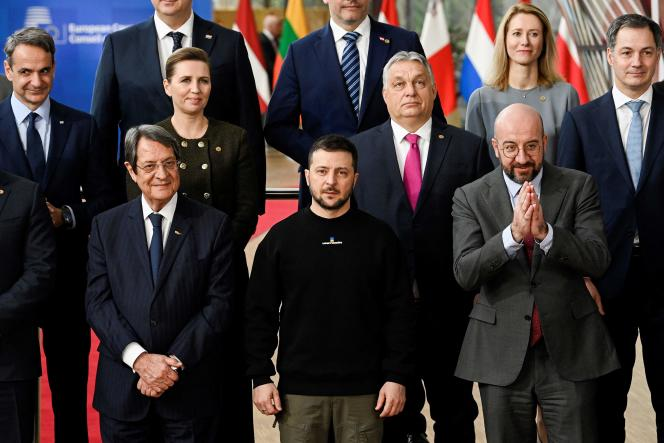
#> input picture lab6/Prac 06.1/data/eu_summit.jpg, 664 x 443 px
$ jupyter execute Homework.ipynb
#> lines starting #> are read from the running program, lines starting #| are printed output that depends on the picture
# Prac 06.1
Face detection using OpenCV Haar cascade detector.

### Step 0 - Imports

[cell 1]
import cv2
import numpy as np
from matplotlib import pyplot as plt
plt.rcParams['figure.figsize'] = [15, 10]

### Step 1 - Load an image containing faces

[cell 2]
img = cv2.imread('../data/eu_summit.jpg')
#> img is the input picture: shape (443, 664, 3); mean B, G, R 52.3, 51.2, 59.7
img = cv2.cvtColor(img, cv2.COLOR_BGR2RGB)
plt.imshow(img)
plt.axis('off')

### Step 2 - Load the face detector (OpenCV Haar cascade)

[cell 3]
# OpenCV ships with a pre-trained Haar cascade for frontal face detection
casc_path = cv2.data.haarcascades + 'haarcascade_frontalface_default.xml'
face_cascade = cv2.CascadeClassifier(casc_path)
print('Detector loaded:', not face_cascade.empty())

### Step 3 - Run the detector on the image

[cell 4]
gray = cv2.cvtColor(img, cv2.COLOR_RGB2GRAY)
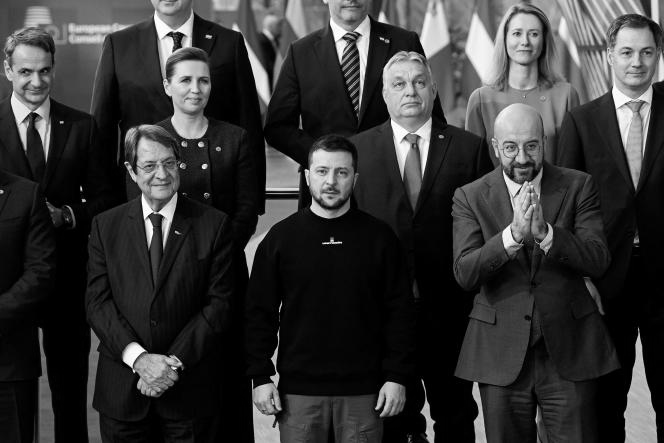
#> gray: shape (443, 664); min 0, max 255, mean 53.9
faces = face_cascade.detectMultiScale(gray, scaleFactor=1.1, minNeighbors=5, flags=cv2.CASCADE_SCALE_IMAGE)
#> faces = [[501, 14, 49, 49], [167, 60, 54, 54], [303, 149, 57, 57], [609, 32, 52, 52], [7, 50, 57, 57], [380, 59, 60, 60], [129, 143, 56, 56], [492, 123, 62, 62], [380, 96, 59, 59]]
print(f'Faces detected: {len(faces)}')
#| Faces detected: 9

### Step 4 - Draw bounding boxes (different colour per face)

[cell 5]
# Generate a distinct colour for each detected face
np.random.seed(42)
colors = [tuple(np.random.randint(50, 255, 3).tolist()) for _ in range(len(faces))]
#> colors = [(152, 229, 142), (64, 156, 121), (238, 70, 152), (171, 124, 252), (137, 166, 149), (153, 201, 180), (199, 102, 51), (137, 207, 87), (179, 241, 237)]

result = np.copy(img)
for i, (x, y, w, h) in enumerate(faces):
    cv2.rectangle(result, (x, y), (x+w, y+h), colors[i], 3)
    cv2.putText(result, str(i+1), (x, y-8), cv2.FONT_HERSHEY_SIMPLEX, 0.9, colors[i], 2)
#> this loop made 9 passes
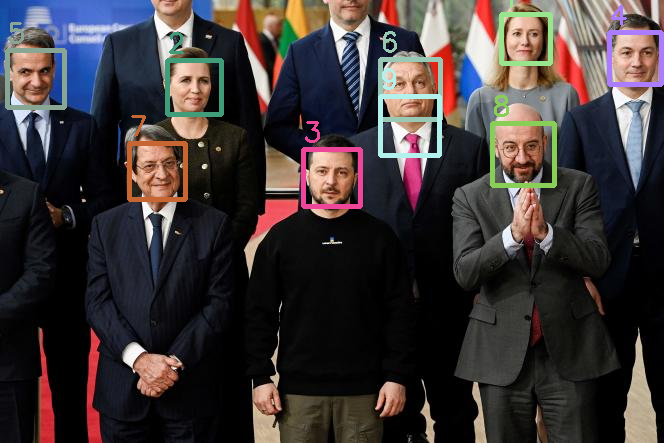
#> result: shape (443, 664, 3); mean R, G, B 61.7, 54.2, 54.9

plt.imshow(result)
plt.axis('off')
plt.title(f'{len(faces)} faces detected')

### Step 5 - More challenging image: crowd photo (img.png)

[cell 6]
img2 = cv2.imread('../data/img.png')
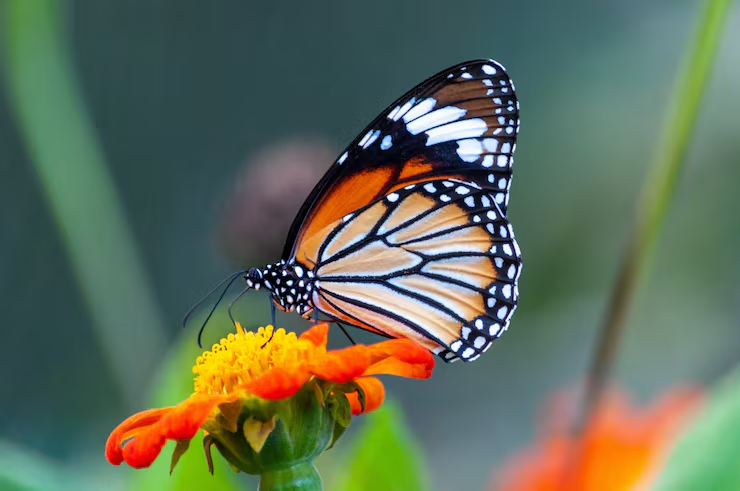
#> input picture lab5/data/img.png, 740 x 491 px, found by its file name
#> img2 is the input picture: shape (491, 740, 3); mean B, G, R 89.8, 109.4, 97.3
img2 = cv2.cvtColor(img2, cv2.COLOR_BGR2RGB)
gray2 = cv2.cvtColor(img2, cv2.COLOR_RGB2GRAY)
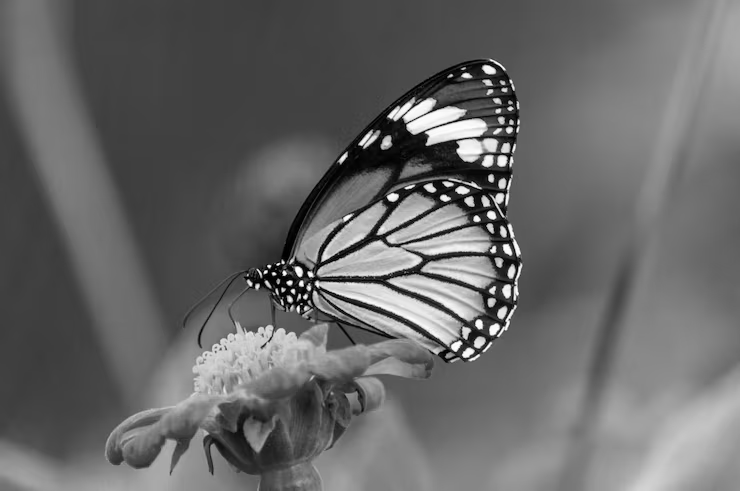
#> gray2: shape (491, 740); min 0, max 255, mean 103.6

faces2 = face_cascade.detectMultiScale(gray2, scaleFactor=1.1, minNeighbors=5, flags=cv2.CASCADE_SCALE_IMAGE)
#> faces2 = ()
print(f'Faces detected in img.png: {len(faces2)}')
#| Faces detected in img.png: 0

# Draw bounding boxes on a downscaled copy (img.png is 4K — scale down for display)
scale = 0.25
display2 = cv2.resize(img2, None, fx=scale, fy=scale)
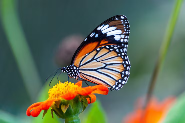
#> display2: shape (123, 185, 3); mean R, G, B 97.5, 109.7, 89.9
result2 = display2.copy()
np.random.seed(7)
colors2 = [tuple(np.random.randint(50, 255, 3).tolist()) for _ in range(len(faces2))]
#> colors2 = []
for i, (x, y, w, h) in enumerate(faces2):
    xs, ys, ws, hs = int(x*scale), int(y*scale), int(w*scale), int(h*scale)
    cv2.rectangle(result2, (xs, ys), (xs+ws, ys+hs), colors2[i], 2)
    cv2.putText(result2, str(i+1), (xs, max(ys-4, 10)), cv2.FONT_HERSHEY_SIMPLEX, 0.4, colors2[i], 1)
#> this loop made 0 passes

plt.subplot(121), plt.imshow(result),  plt.title(f'EU Summit ({len(faces)} faces)'),  plt.axis('off')
plt.subplot(122), plt.imshow(result2), plt.title(f'Crowd photo ({len(faces2)} faces)'), plt.axis('off')
plt.tight_layout()
